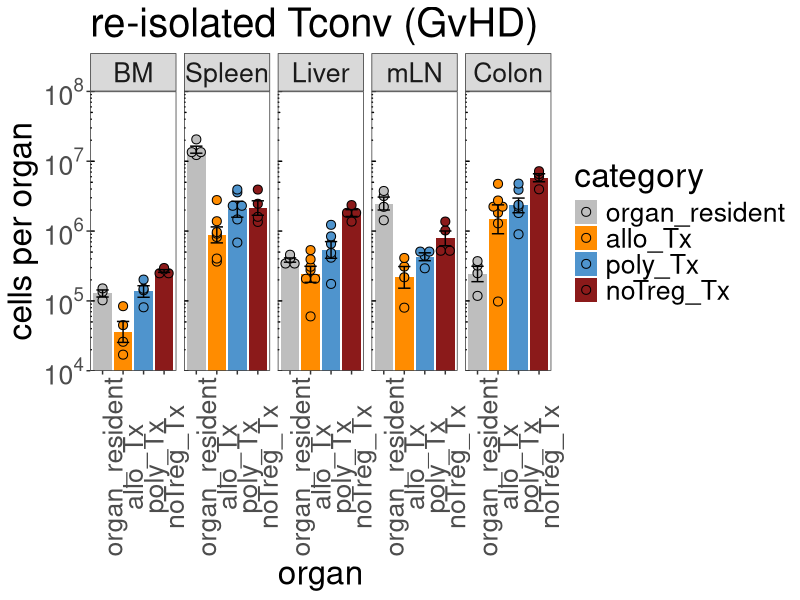
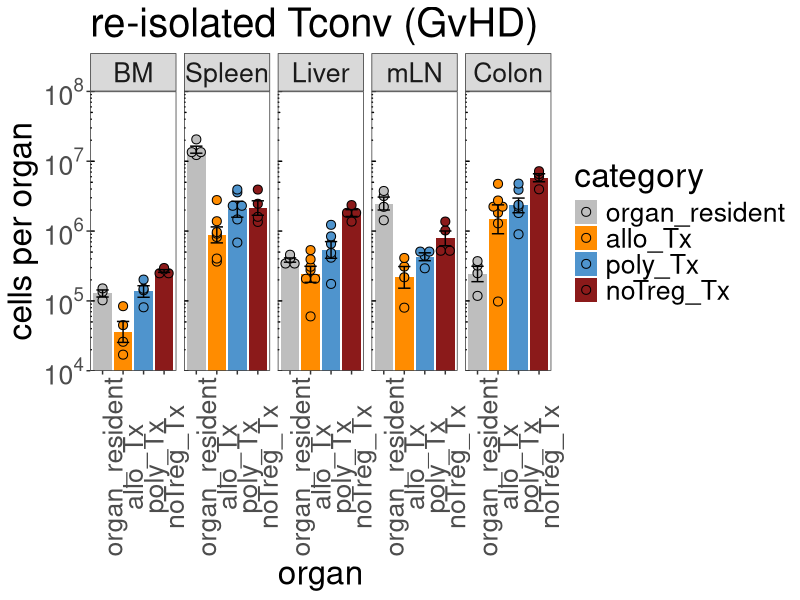

Source code (R) for these figures, in order: (Note: this script raises an error after producing the figures.)
## ---- chunk 1
knitr::opts_chunk$set(echo = TRUE)
knitr::opts_knit$set(root.dir = normalizePath(".."))
knitr::write_bib(.packages(), "Figure2e_Tconv7dafterBMT_inVivoDistribution.packages.bib")
## ---- chunk 2
library(ggplot2)
library(scales)
library(car)
## ---- chunk 3
Tconv.data <- read.delim("./data/TconvDistribution.txt", header=TRUE)
Tconv.data$organ <- factor(Tconv.data$organ,levels = c("BM","Spleen","Liver","mLN","Colon"))
Tconv.data$category <- factor(Tconv.data$category,levels = c("organ_resident","allo_Tx","poly_Tx","noTreg_Tx"))
## ---- chunk 4
p <- ggplot(Tconv.data, aes(x=category, y=count, fill=category)) + coord_cartesian(ylim = c(10000,100000000))
p <- p + stat_summary(fun = mean, geom = "bar",  position=position_dodge(.9))
p <- p + geom_dotplot(binaxis='y', stackdir='center',  position=position_dodge(.9), dotsize=6.5, stackratio = 1, binwidth=.02) 
p <- p + stat_summary(fun.data=mean_se, fun.args = list(mult=1), geom="errorbar", color="black", size=0.5, width = 0.6, position=position_dodge(.9))
p <- p + scale_y_log10(breaks = c(10000,100000,1000000,10000000,100000000),labels = trans_format("log10", math_format(10^.x)),expand = c(0, 0)) 
p <- p + theme_bw() + theme(panel.grid.major = element_blank(), panel.grid.minor = element_blank(), axis.text.x = element_text(angle = 90), text = element_text(size = 24))
p <- p + scale_fill_manual(values = c("gray","darkorange","steelblue3","firebrick4"))
p <- p + annotation_logticks(sides="l", short = unit(.25,"mm"), mid = unit(.5,"mm"),   long = unit(1,"mm"))  
p <- p + labs(title="re-isolated Tconv (GvHD)",x="organ", y = "cells per organ")
p <- p + facet_wrap(~organ, nrow=1)
p
pdf("./figures/TconvOrganDist.pdf", height=5.5, width=8.5)
p
dev.off()

## ---- chunk 5
Tconv.data$category <- factor(Tconv.data$category,levels = c("organ_resident","allo_Tx","poly_Tx","noTreg_Tx"))
Tconv.dataLiver <- Tconv.data[ which(Tconv.data$organ=='Liver' & Tconv.data$type=='Tx'), ]
Tconv.dataColon <- Tconv.data[ which(Tconv.data$organ=='Colon' & Tconv.data$type=='Tx'), ]
Tconv.dataSpleen <- Tconv.data[ which(Tconv.data$organ=='Spleen' & Tconv.data$type=='Tx'), ]
Tconv.dataBM <- Tconv.data[ which(Tconv.data$organ=='BM' & Tconv.data$type=='Tx'), ]
Tconv.datamLN <- Tconv.data[ which(Tconv.data$organ=='mLN' & Tconv.data$type=='Tx'), ]
## ---- chunk 6
leveneTest(count~category, data=Tconv.dataLiver, center=mean)  # n.s.
shapiro.test(Tconv.dataLiver$count[1:4]) 						 # n.s.
shapiro.test(Tconv.dataLiver$count[5:8])						 # n.s.
shapiro.test(Tconv.dataLiver$count[9:12])                      # n.s.
## ---- chunk 7
Tconv.liver.res.aov <- aov(count~category, data=Tconv.dataLiver)
summary (Tconv.liver.res.aov)
## ---- chunk 8
TukeyHSD(Tconv.liver.res.aov)
## ---- chunk 9
leveneTest(count~category, data=Tconv.dataColon, center=mean)  # n.s.
shapiro.test(Tconv.dataColon$count[1:4]) 						 # n.s.
shapiro.test(Tconv.dataColon$count[5:8])						 # n.s.
shapiro.test(Tconv.dataColon$count[9:12])                      # n.s.
## ---- chunk 10
Tconv.colon.res.aov <- aov(count~category, data=Tconv.dataColon)
summary (Tconv.colon.res.aov)
## ---- chunk 11
TukeyHSD(Tconv.colon.res.aov)
## ---- chunk 12
leveneTest(count~category, data=Tconv.dataSpleen, center=mean)  # n.s.
shapiro.test(Tconv.dataSpleen$count[1:4]) 						 # n.s.
shapiro.test(Tconv.dataSpleen$count[5:8])						 # n.s.
shapiro.test(Tconv.dataSpleen$count[9:12])                      # n.s.
## ---- chunk 13
Tconv.spleen.res.aov <- aov(count~category, data=Tconv.dataSpleen)
summary (Tconv.spleen.res.aov)
## ---- chunk 14
leveneTest(count~category, data=Tconv.dataBM, center=mean)  # n.s.
shapiro.test(Tconv.dataBM$count[1:4]) 						 # n.s.
shapiro.test(Tconv.dataBM$count[5:8])						 # n.s.
shapiro.test(Tconv.dataBM$count[9:12])                      # n.s.
## ---- chunk 15
Tconv.BM.res.aov <- aov(count~category, data=Tconv.dataBM)
summary (Tconv.BM.res.aov)
## ---- chunk 16
TukeyHSD(Tconv.BM.res.aov)
## ---- chunk 17
leveneTest(count~category, data=Tconv.datamLN, center=mean)  # significant
shapiro.test(Tconv.datamLN$count[1:4]) 						 # n.s.
shapiro.test(Tconv.datamLN$count[5:8])						 # n.s.
shapiro.test(Tconv.datamLN$count[9:12])                      # n.s.
## ---- chunk 18
Tconv.mLN.res.aov <- aov(count~category, data=Tconv.datamLN)
summary (Tconv.mLN.res.aov)
## ---- chunk 19
TukeyHSD(Tconv.mLN.res.aov)
## ---- chunk 20
sessionInfo(package = NULL)
writeLines(capture.output(sessionInfo(package = NULL)), "./Rscripts/Figure2e_Tconv7dafterBMT_inVivoDistribution_SessionInfo.txt")
